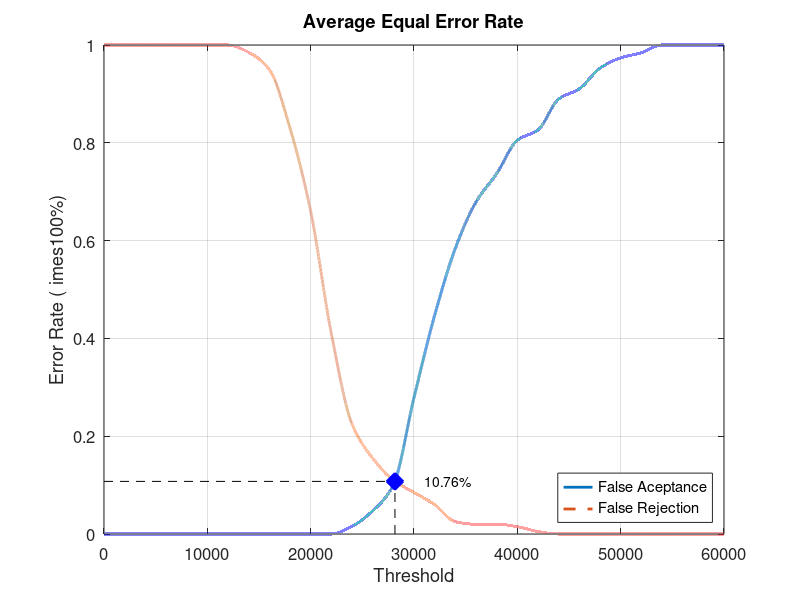
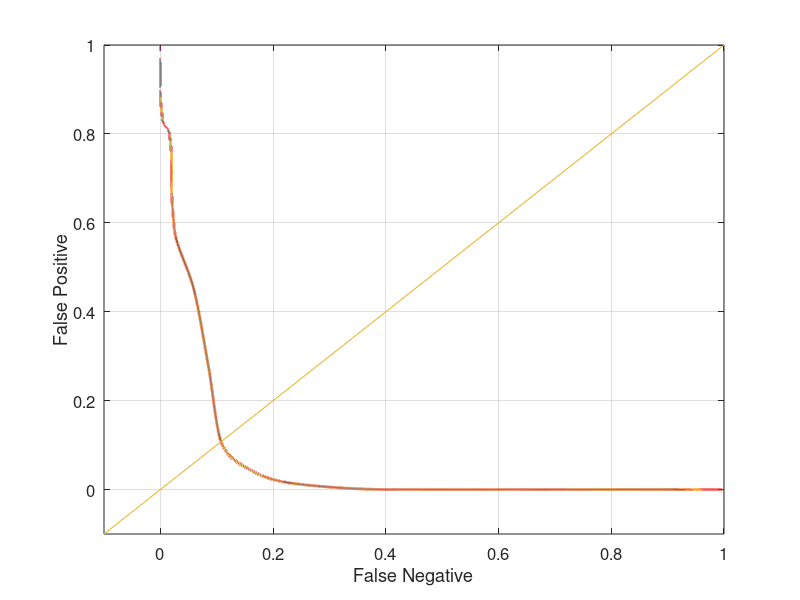

These figures' MATLAB source, in order:
close all;
clear;
clc;
x = 0:2000:60000;
xq = 0:0.5:60000;

y0 = [0 0 0 0 0 0 0 0 0 0 0 0 0.0157895 0.0473684 0.1 0.278947 0.447368 0.584211 0.678947 0.736842 0.805263 0.826316 0.889474 0.910526 0.952632 0.973684 0.984211 1 1 1 1]
yy0 = interp1(x, y0, xq, 'pchip');
y1 = [1 1 1 1 1 1 1 0.985 0.95 0.83 0.66 0.41 0.225 0.155 0.11 0.085 0.06 0.025 0.02 0.02 0.015 0.005 0 0 0 0 0 0 0 0 0]
yy1 = interp1(x, y1, xq, 'pchip');

% Calculating EER: 
y2 = abs(y0 - y1);
find(y2 == min(y2))
yy2 = abs(yy0 - yy1);
xEER = find(yy2 == min(yy2));
xEERIndex = xq(xEER) % X-axis EER
yEER = yy0(xEER) % Y-axis EER

main = figure
plot(xq, yy0,'-','LineWidth', 2);	hold on
plot(xq, yy1,'--','LineWidth', 2);	hold on
plot([xEERIndex xEERIndex], [0 yEER], 'k--');	hold on
plot([0 xEERIndex], [yEER yEER], 'k--');	hold on
plot(xEERIndex, yEER, 'bx', 'LineWidth', 10);	hold on
text(xEERIndex + 10 * xEERIndex / 100, yEER, [num2str(round((10000 * yEER)) / 100) '%'])
legend('False Aceptance', 'False Rejection', 'Location', 'SouthEast')
xlabel('Threshold')
ylabel('Error Rate (	imes100%)')
title('Average Equal Error Rate')
set(gca, 'FontSize', 12)
axis([0 60000 0 1])
grid on

print(main, 'Database3_3Main', '-dpng');
FNRxFPR = figure('Color', [1 1 1]);
plot(yy1, yy0, '-', yy1, yy0, 'LineWidth', 2);
hold on
y = -0.1:0.1:1
plot(y, y); 
set(gca, 'FontSize', 12)
xlabel('False Negative')
ylabel('False Positive')
axis([-0.1 1 -0.1 1])
set(gca, 'FontSize', 12)
grid on

print(FNRxFPR, 'Database3_3FNRxFPR','-dpng');
